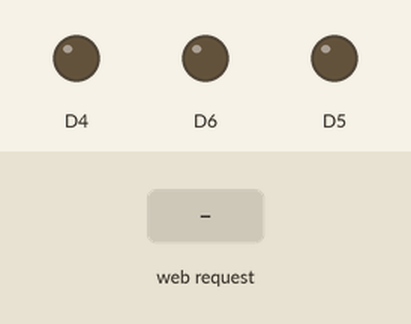
Simulated run of this sketch. Board: ESP8266 (NodeMCU). On the bench: output pins drawn as LEDs (lit = HIGH). The test bench sets the inputs (shaded band). WiFi joins after 1.5 s; servers stay silent unless stated; what the sketch prints to the serial monitor is not drawn.

Above: at 2.7 s.
2.8 s: HTTP request GET /gpio/d5 received
At 3.5 s:
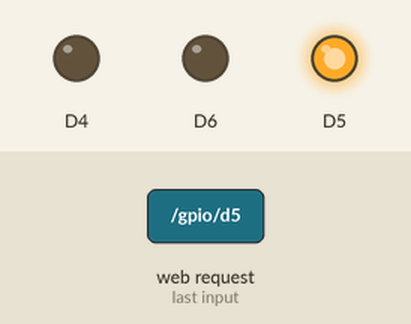
4.3 s: HTTP request GET /gpio/d4 received
At 4.6 s:
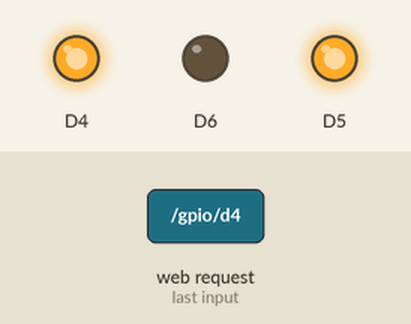
5.8 s: HTTP request GET /gpio/d6 received
At 7.0 s:
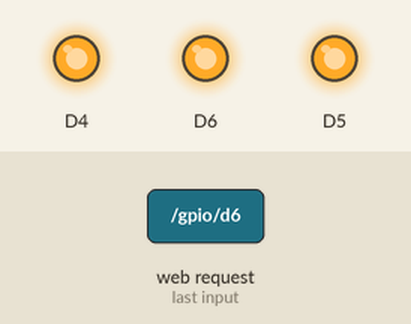
Timing chart, 0 to 8.8 s (numbered marks = the images above; inputs shaded):
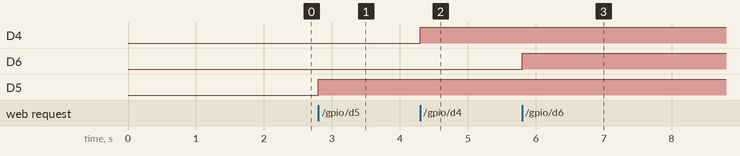

The sketch:

WiFiManualWebServer.ino
```cpp
/*
    This sketch demonstrates how to set up a simple HTTP-like server.
    The server will set a GPIO pin depending on the request
      http://server_ip/gpio/0 will set the GPIO2 low,
      http://server_ip/gpio/1 will set the GPIO2 high
    server_ip is the IP address of the ESP8266 module, will be
    printed to Serial when the module is connected.
*/

#include <ESP8266WiFi.h>

#ifndef STASSID
#define STASSID "Syamsul family"
#define STAPSK  "Syamsul@1963"
#endif

const char* ssid = STASSID;
const char* password = STAPSK;

// Create an instance of the server
// specify the port to listen on as an argument
WiFiServer server(80);

void setup() {
  Serial.begin(115200);

  // prepare LED
  pinMode(D5, OUTPUT);
  pinMode(D4, OUTPUT);
  pinMode(D6, OUTPUT);
  digitalWrite(D4, LOW);
  digitalWrite(D5, LOW);
  digitalWrite(D6, LOW);

  // Connect to WiFi network
  Serial.println();
  Serial.println();
  Serial.print(F("Connecting to "));
  Serial.println(ssid);

  WiFi.mode(WIFI_STA);
  WiFi.begin(ssid, password);

  while (WiFi.status() != WL_CONNECTED) {
    delay(500);
    Serial.print(F("."));
  }
  Serial.println();
  Serial.println(F("WiFi connected"));

  // Start the server
  server.begin();
  Serial.println(F("Server started"));

  // Print the IP address
  Serial.println(WiFi.localIP());
}

void loop() {
  // Check if a client has connected
  WiFiClient client = server.available();
  if (!client) {
    return;
  }
  Serial.println(F("new client"));

  client.setTimeout(5000); // default is 1000

  // Read the first line of the request
  String req = client.readStringUntil('\r');
  Serial.println(F("request: "));
  Serial.println(req);

  // Match the request
  int val1;
  int val2;
  int val3;
  if (req.indexOf(F("/gpio/reset")) != -1) {
    val1 = LOW;
    val2 = LOW;
    val3 = LOW;
  } else if (req.indexOf(F("/gpio/d5")) != -1) {
    val1 = HIGH;
    val2 = digitalRead(D4);
    val3 = digitalRead(D6);
  } else if (req.indexOf(F("/gpio/d4")) != -1) {
    val1 = digitalRead(D5);
    val2 = HIGH;
    val3 = digitalRead(D6);
  } else if (req.indexOf(F("/gpio/d6")) != -1) {
    val3 = HIGH;
    val2 = digitalRead(D4);
    val1 = digitalRead(D5);
  } else {
    Serial.println(F("invalid request"));
    val1 = digitalRead(D5);
    val2 = digitalRead(D4);
    val3 = digitalRead(D6);
  }

  // Set LED according to the request
  digitalWrite(D5, val1);
  digitalWrite(D4, val2);
  digitalWrite(D6, val3);
  // read/ignore the rest of the request
  // do not client.flush(): it is for output only, see below
  while (client.available()) {
    // byte by byte is not very efficient
    client.read();
  }

  // Send the response to the client
  // it is OK for multiple small client.print/write,
  // because nagle algorithm will group them into one single packet
  client.print(F("HTTP/1.1 200 OK\r\nContent-Type: text/html\r\n\r\n<!DOCTYPE HTML>\r\n<html>\r\n"));
  client.print(F("D5 is now "));
  client.print((val1) ? F("high") : F("low"));
  client.print(F("\r\n"));
  client.print(F("D4 is now "));
  client.print((val2) ? F("high") : F("low"));
  client.print(F("\r\n"));
  client.print(F("D6 is now "));
  client.print((val3) ? F("high") : F("low"));
  client.print(F("<br><br><button onClick=\"window.location.href='http://"));
  client.print(WiFi.localIP());
  client.print("/gpio/d5';\">D5 ON</button>");
  client.print(F("<br><br><button onClick=\"window.location.href='http://"));
  client.print(WiFi.localIP());
  client.print("/gpio/d4';\">D4 ON</button>");
  client.print(F("<br><br><button onClick=\"window.location.href='http://"));
  client.print(WiFi.localIP());
  client.print("/gpio/d6';\">D6 ON</button>");
  client.print(F("\r\n"));
  client.print(F("<br><br><button onClick=\"window.location.href='http://"));
  client.print(WiFi.localIP());
  client.print("/gpio/reset';\">reset</button>");
  client.print(F("\r\n"));


  client.print(F("</html>"));

  // The client will actually be *flushed* then disconnected
  // when the function returns and 'client' object is destroyed (out-of-scope)
  // flush = ensure written data are received by the other side
  Serial.println(F("Disconnecting from client"));
}
```

Measured:
- after the input at 2.8 s, D5: LOW → HIGH at once
- after the input at 4.3 s, D4: LOW → HIGH at once
- after the input at 5.8 s, D6: LOW → HIGH at once
